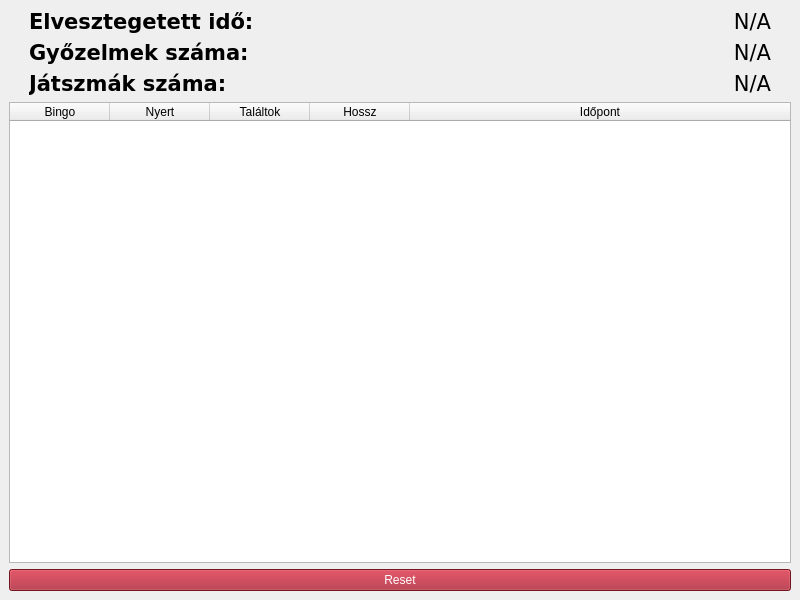
<?xml version="1.0" encoding="UTF-8"?>
<ui version="4.0">
 <class>Stat</class>
 <widget class="QMainWindow" name="Stat">
  <property name="geometry">
   <rect>
    <x>0</x>
    <y>0</y>
    <width>800</width>
    <height>600</height>
   </rect>
  </property>
  <property name="windowTitle">
   <string>MainWindow</string>
  </property>
  <widget class="QWidget" name="centralwidget">
   <property name="styleSheet">
    <string notr="true"/>
   </property>
   <layout class="QVBoxLayout" name="verticalLayout_2">
    <item>
     <layout class="QVBoxLayout" name="verticalLayout">
      <property name="leftMargin">
       <number>20</number>
      </property>
      <property name="rightMargin">
       <number>20</number>
      </property>
      <item>
       <layout class="QHBoxLayout" name="horizontalLayout_3">
        <item>
         <widget class="QLabel" name="NumOfVic">
          <property name="font">
           <font>
            <family>DejaVu Sans</family>
            <pointsize>16</pointsize>
            <weight>75</weight>
            <bold>true</bold>
           </font>
          </property>
          <property name="text">
           <string>Elvesztegetett idő:</string>
          </property>
         </widget>
        </item>
        <item>
         <widget class="QLabel" name="TimePlayed_value">
          <property name="font">
           <font>
            <family>DejaVu Sans</family>
            <pointsize>16</pointsize>
           </font>
          </property>
          <property name="text">
           <string>N/A</string>
          </property>
          <property name="alignment">
           <set>Qt::AlignRight|Qt::AlignTrailing|Qt::AlignVCenter</set>
          </property>
         </widget>
        </item>
       </layout>
      </item>
      <item>
       <layout class="QHBoxLayout" name="horizontalLayout_2">
        <item>
         <widget class="QLabel" name="TimePlayed">
          <property name="font">
           <font>
            <family>DejaVu Sans</family>
            <pointsize>16</pointsize>
            <weight>75</weight>
            <bold>true</bold>
           </font>
          </property>
          <property name="text">
           <string>Győzelmek száma:</string>
          </property>
         </widget>
        </item>
        <item>
         <widget class="QLabel" name="NumOfVic_value">
          <property name="font">
           <font>
            <family>DejaVu Sans</family>
            <pointsize>16</pointsize>
           </font>
          </property>
          <property name="text">
           <string>N/A</string>
          </property>
          <property name="alignment">
           <set>Qt::AlignRight|Qt::AlignTrailing|Qt::AlignVCenter</set>
          </property>
         </widget>
        </item>
       </layout>
      </item>
      <item>
       <layout class="QHBoxLayout" name="horizontalLayout">
        <item>
         <widget class="QLabel" name="NumOfGames">
          <property name="font">
           <font>
            <family>DejaVu Sans</family>
            <pointsize>16</pointsize>
            <weight>75</weight>
            <bold>true</bold>
           </font>
          </property>
          <property name="text">
           <string>Játszmák száma:</string>
          </property>
         </widget>
        </item>
        <item>
         <widget class="QLabel" name="NumOfGames_value">
          <property name="font">
           <font>
            <family>DejaVu Sans</family>
            <pointsize>16</pointsize>
           </font>
          </property>
          <property name="text">
           <string>N/A</string>
          </property>
          <property name="alignment">
           <set>Qt::AlignRight|Qt::AlignTrailing|Qt::AlignVCenter</set>
          </property>
         </widget>
        </item>
       </layout>
      </item>
     </layout>
    </item>
    <item>
     <widget class="QTableWidget" name="table">
      <property name="tabKeyNavigation">
       <bool>false</bool>
      </property>
      <property name="showDropIndicator" stdset="0">
       <bool>false</bool>
      </property>
      <property name="dragDropOverwriteMode">
       <bool>false</bool>
      </property>
      <property name="selectionBehavior">
       <enum>QAbstractItemView::SelectRows</enum>
      </property>
      <attribute name="horizontalHeaderStretchLastSection">
       <bool>true</bool>
      </attribute>
      <column>
       <property name="text">
        <string>Bingo</string>
       </property>
      </column>
      <column>
       <property name="text">
        <string>Nyert</string>
       </property>
      </column>
      <column>
       <property name="text">
        <string>Találtok</string>
       </property>
      </column>
      <column>
       <property name="text">
        <string>Hossz</string>
       </property>
      </column>
      <column>
       <property name="text">
        <string>Időpont</string>
       </property>
      </column>
     </widget>
    </item>
    <item>
     <widget class="QPushButton" name="reset">
      <property name="styleSheet">
       <string notr="true">background-color: rgb(165, 29, 45);
color: rgb(255, 255, 255);</string>
      </property>
      <property name="text">
       <string>Reset</string>
      </property>
     </widget>
    </item>
   </layout>
  </widget>
 </widget>
 <resources/>
 <connections/>
</ui>
